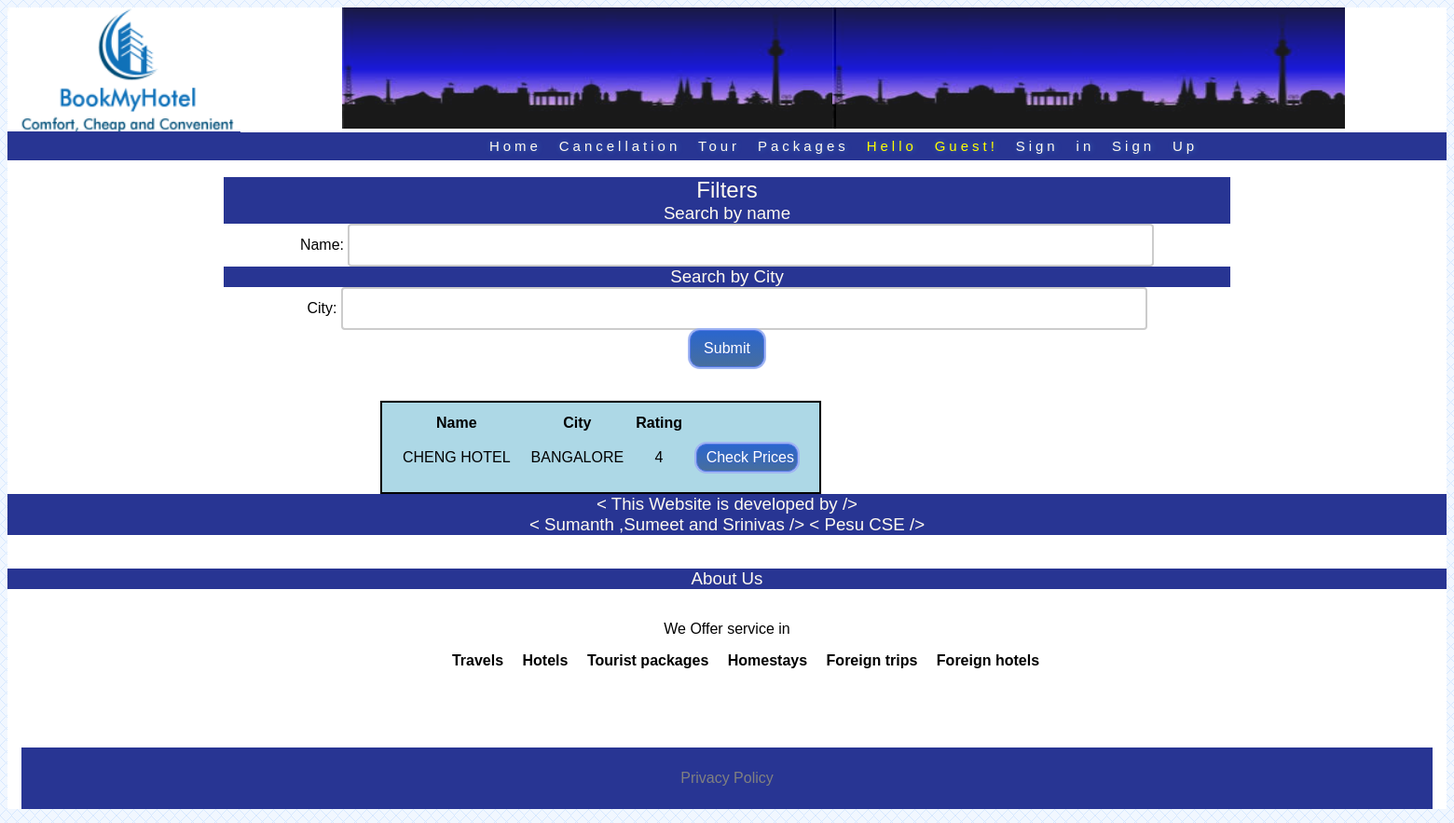
/listings.php?hotelname=CHENG HOTEL, run on the app's committed database.
### tables this page shows
CREATE TABLE `listings` (
  `hotelid` int(10) NOT NULL,
  `name` varchar(32) NOT NULL,
  `city` varchar(32) NOT NULL,
  `rating` int(8) NOT NULL
);

### listings.php (the view, shortened to what this page needs)
<?php
	include('header.php');
?>
<div style="width:70%;margin-left:15%">
<h2>Filters</h2>
<h3>Search by name</h3>
<form action="listings.php">
Name: <input type="text" name="hotelname"><br>
<h3>Search by City</h3>
City: <input type="text" name="city"><br>
<input type="submit" class="myButton" style="width:80px; height:40px;">
</form>
</div>
<?php
	$cond="";
	if(isset($_REQUEST["hotelname"])&& $_REQUEST["hotelname"]!="")
		$cond = " name LIKE '%".$_REQUEST["hotelname"]."%'";
	$hotels = mysql_query("SELECT * FROM listings WHERE ".$cond);
?>
	<div id="main">
		<br />
		<br />
			<div id="content-main" style="margin:auto; position:relative; left:400px;">
			<table align:"center";>
			<tr>
				<th>
				Name
				</th>
				<th>
				City
				</th>
				<th>
				Rating
				</th>
			</tr>
			<?php
				while($row = mysql_fetch_assoc($hotels))
				{
			?>
			<tr>
			<td>
			<?php echo $row["name"]?>
			</td>
			<td>
			<?php echo $row["city"]?>
			</td>
			<td>
			<?php echo $row["rating"]?>
			</td>
			<td>
			<form action="details.php">
			<input type="submit" class="myButton" value="Check Prices">
			</form>
			</td>
			</tr>
			<?php } ?>
			</table>
			</div>
	</div>
<?php
	include('footer.php');
?>

### style.css (style rules this page uses)
body { text-align: center; background: url("bg.png"); }
h1, h2, h3, a { font-weight: normal; color:floralwhite; margin: 0px; background-color: #283593; }
* { box-sizing:border-box }
body { font-family: Verdana,sans-serif; background: url("bg.png"); }
table { border:solid black 2px; padding:10px; box-shadow: 0px 0px 1px rgba(0,0,0,0.2); background-color: lightblue; align:center; border-collapse: separate !important; text-align:center; }
table tr,td { padding:10px; }
table tr td input, textarea { width:97%; height:30px; border:solid black 1px; border-radius:3px; padding-left:10px; font-family:Verdana, Geneva, sans-serif; font-variant:bold; font-size:16px; background-color:dark dodgerblue; border-collapse: collapse !important; transition-duration:0.5s; box-shadow: inset 0px 0px 1px rgba(0,0,0,0.6); }
.myButton { -moz-box-shadow: 0px 0px 0px 2px #9fb4f2; -webkit-box-shadow: 0px 0px 0px 2px #9fb4f2; box-shadow: 0px 0px 0px 2px #9fb4f2; background:-webkit-gradient(linear, left top, left bottom, color-stop(0.05, #2b66cc), color-stop(1, #476e9e)); background:-moz-linear-gradient(top, #2b66cc 5%, #476e9e 100%); background:-webkit-linear-gradient(top, #2b66cc 5%, #476e9e 100%); background:-o-linear-gradient(top, #2b66cc 5%, #476e9e 100%); background:-ms-linear-gradient(top, #2b66cc 5%, #476e9e 100%); background:linear-gradient(to bottom, #2b66cc 5%, #476e9e 100%); filter:progid:DXImageTransform.Microsoft.gradient(startColorstr='#2b66cc', endColorstr='#476e9e',GradientType=0); background-color:#2b66cc; -moz-border-radius:11px; -webkit-border-radius:11px; border-radius:11px; border:1px solid #5378e6; display:inline-block; cursor:pointer; color:#ffffff; font-family:Arial; font-size:16px; padding:auto auto; text-decoration:none; text-shadow:0px 1px 0px #345ec9; }
input[type=text] { width: 80%; box-sizing: border-box; border: 2px solid #ccc; border-radius: 4px; font-size: 16px; background-color: white; background-image: url('searchicon.png'); background-position: 10px 10px; background-repeat: no-repeat; padding: 12px 20px 12px 40px; -webkit-transition: width 0.4s ease-in-out; transition: width 0.4s ease-in-out }

### data on the page
listings: name "CHENG HOTEL", city "BANGALORE", rating "4"
